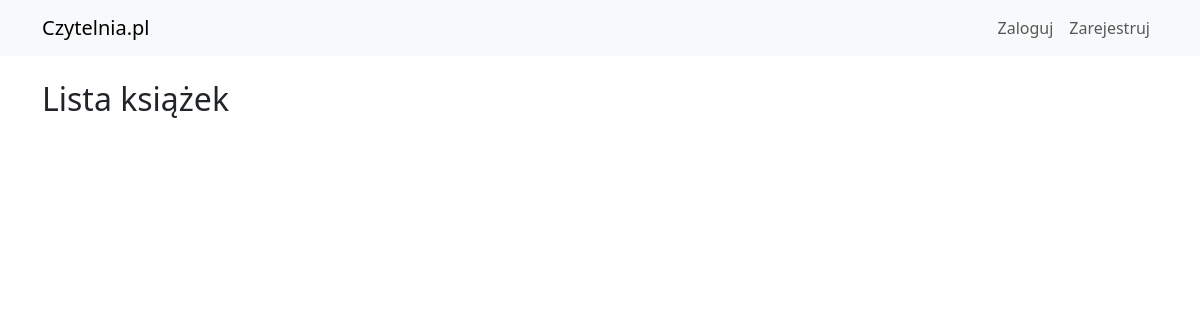
Before: /books with the older database file.
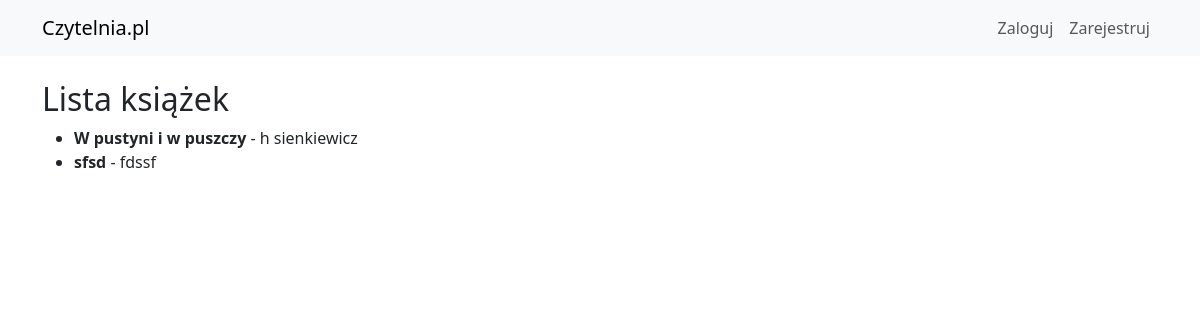
After: the same page with the newer database file.
### models.py (models this page shows)
class Book(db.Model):
    id = db.Column(db.Integer, primary_key=True)
    title = db.Column(db.String(100), nullable=False)
    author = db.Column(db.String(50), nullable=False)
    description = db.Column(db.Text)
    reviews = db.relationship('Review', backref='book', lazy=True)

### app.py (the view)
@app.route('/books')
def book_list():
    books = Book.query.all()
    return render_template('books.html', books=books)

### templates/books.html (shortened to what this page needs)
{% extends "base.html" %}
{% block content %}
<h2>Lista książek</h2>
<ul>
    {% for book in books %}
    <li>
        <strong>{{ book.title }}</strong> - {{ book.author }}
    </li>
    {% endfor %}
</ul>
{% endblock %}

### templates/base.html (shortened to what this page needs)
<!DOCTYPE html>
<html lang="pl">
<head>
    <link href="https://cdn.jsdelivr.net/npm/bootstrap@5.3.0/dist/css/bootstrap.min.css" rel="stylesheet">
</head>
<body>
    <nav class="navbar navbar-expand-lg navbar-light bg-light">
        <div class="container">
            <a class="navbar-brand" href="{{ url_for('home') }}">Czytelnia.pl</a>
            <div class="navbar-nav">
                {% if current_user.is_authenticated %}
                    <a class="nav-link" href="{{ url_for('logout') }}">Wyloguj</a>
                {% else %}
                    <a class="nav-link" href="{{ url_for('login') }}">Zaloguj</a>
                    <a class="nav-link" href="{{ url_for('register') }}">Zarejestruj</a>
                {% endif %}
            </div>
        </div>
    </nav>
    <div class="container mt-4">
        {% block content %}{% endblock %}
    </div>
</body>
</html>

Changed rows visible on the page:
added Book: title "W pustyni i w puszczy", author "h sienkiewicz"
added Book: title "sfsd", author "fdssf"
